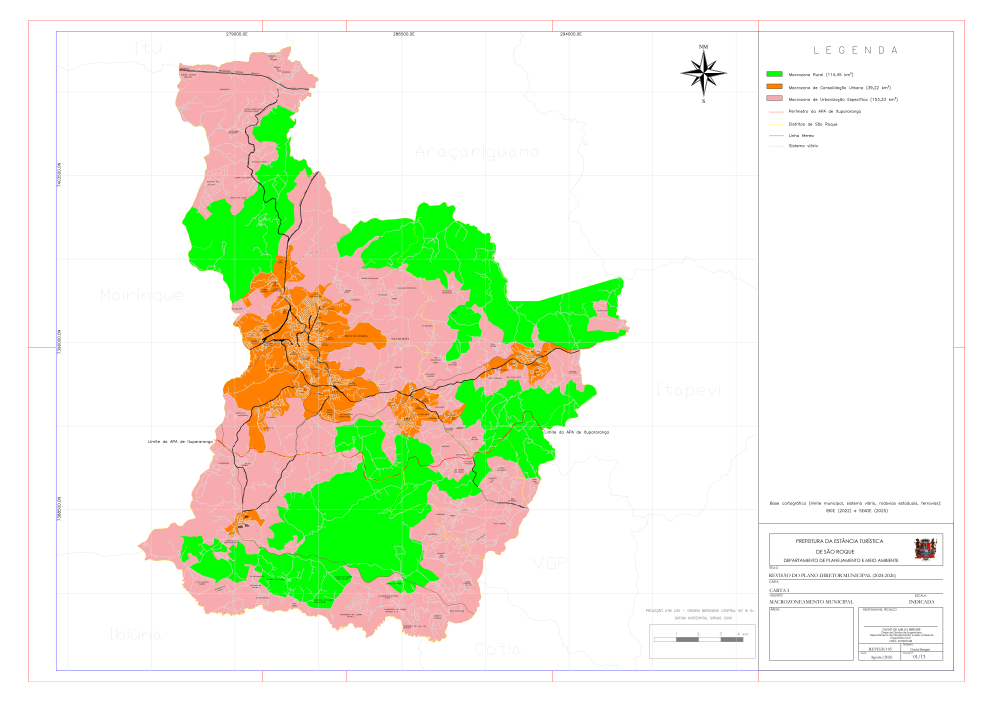
#> input picture minuta_pd2026/desmembrado/02_cartas_tecnicas/renders_png/carta_01_macrozoneamento_municipal.png, 4967 x 3509 px, found by its file name (shown at 1/5 size)
$ python find_legend_crop.py
#> lines starting #> are read from the running program, lines starting #| are printed output that depends on the picture
from PIL import Image
import numpy as np

img = Image.open(r"C:\Users\admin\.gemini\antigravity\scratch\sao-roque-gis-hub\minuta_pd2026\desmembrado\02_cartas_tecnicas\renders_png\carta_01_macrozoneamento_municipal.png")
#> img is the input picture: PIL image 4967x3509 RGB; mean R, G, B 231.7, 240.7, 218.4
w, h = img.size
#> w = 4967; h = 3509
print(f"Dimensões do PNG: {w} x {h}")
#| Dimensões do PNG: 4967 x 3509

# The image is 4967 x 3509.
# Let's crop candidate legend locations:
# 1. Top left (x: 100 to 1200, y: 100 to 1200)
# 2. Bottom left (x: 100 to 1200, y: 2300 to 3400)
# 3. Top right (x: 3500 to 4800, y: 100 to 1200)
# 4. Middle right (x: 3500 to 4800, y: 1200 to 2400)

crops = {
    "top_left": (100, 100, 1500, 1200),
    "bottom_left": (100, 2300, 1500, 3400),
    "top_right": (3500, 100, 4850, 1200),
    "mid_right": (3500, 1200, 4850, 2400)
}

for name, box in crops.items():
    c = img.crop(box)
    # Check if there is high variance / text / table in the crop
    c_arr = np.array(c.convert('L'))
    # Non-white pixels (pixels < 245)
    non_white = np.mean(c_arr < 245)
    print(f"Crop {name}: {non_white*100:.1f}% non-white pixels")
    if non_white > 0.05:
        crop_path = fr"C:\Users\admin\.gemini\antigravity\scratch\sao-roque-gis-hub\minuta_pd2026\desmembrado\02_cartas_tecnicas\renders_png\debug_{name}.png"
        c.save(crop_path)
        print(f"  Salvo para inspeção: debug_{name}.png")
#> this loop made 4 passes
#> non_white on passes 1 to 4: 0.325, 0.303, 0.0294, 0.00871
#| Crop top_left: 32.5% non-white pixels
#| Crop bottom_left: 30.3% non-white pixels
#| Crop top_right: 2.9% non-white pixels
#| Crop mid_right: 0.9% non-white pixels
#> pass 1, `c = img.crop(box)`:
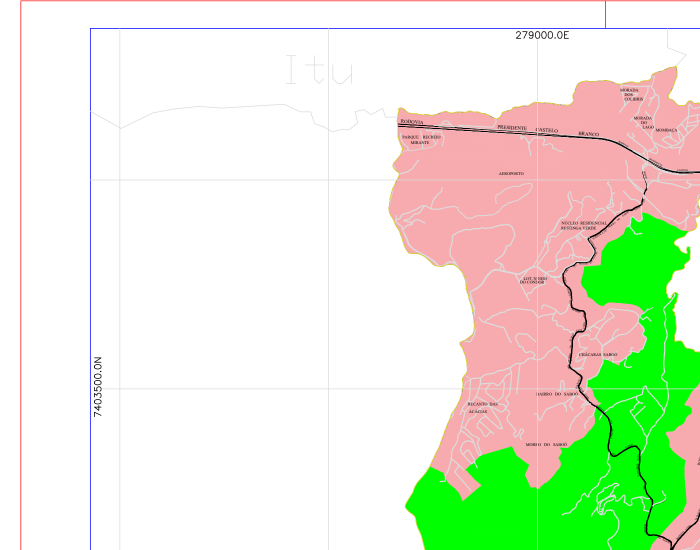
#> c: PIL image 1400x1100 RGB (shown at 1/2 size); mean R, G, B 224.9, 236, 211.1
#> pass 1, `c_arr = np.array(c.convert('L'))`:
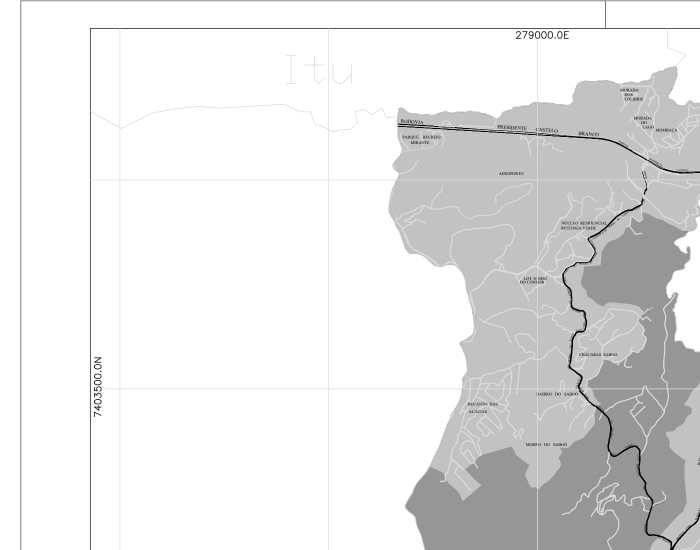
#> c_arr: shape (1100, 1400) (shown at 1/2 size); min 0, max 255, mean 229.9
#> pass 2, `c = img.crop(box)`:
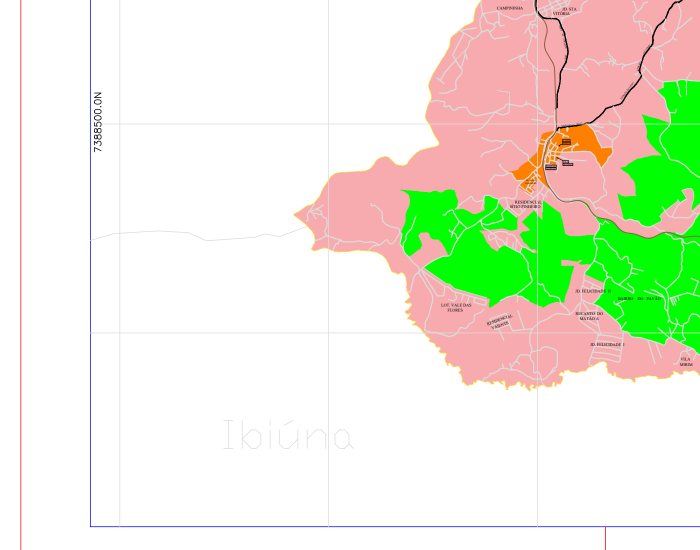
#> c: PIL image 1400x1100 RGB (shown at 1/2 size); mean R, G, B 231.7, 236.4, 216.9
#> pass 2, `c_arr = np.array(c.convert('L'))`:
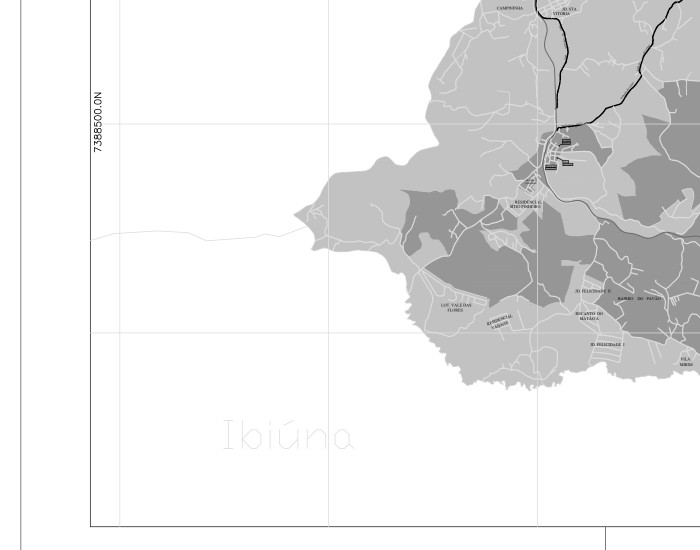
#> c_arr: shape (1100, 1400) (shown at 1/2 size); min 0, max 255, mean 232.8
#> after the loop:
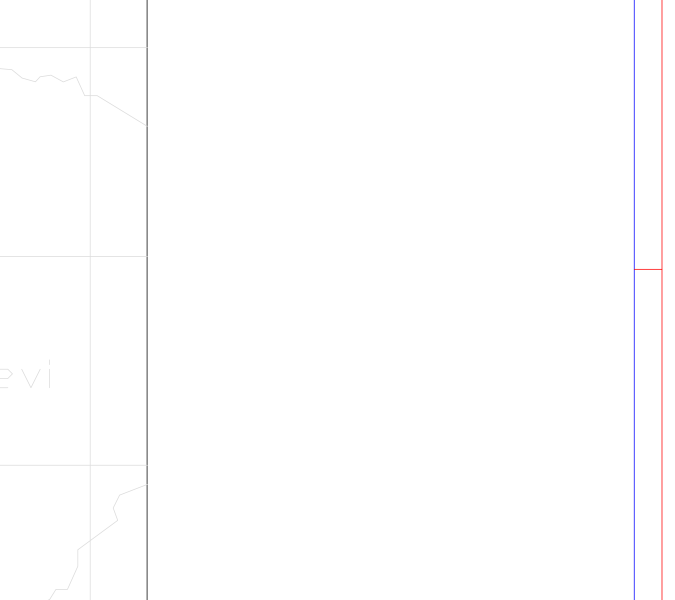
#> c: PIL image 1350x1200 RGB (shown at 1/2 size); mean R, G, B 254.3, 254, 254.3

$ run again, with minuta_pd2026/desmembrado/02_cartas_tecnicas/renders_png/carta_04_zoneamento_consolidacao_urbana_sede.png copied over minuta_pd2026/desmembrado/02_cartas_tecnicas/renders_png/carta_01_macrozoneamento_municipal.png
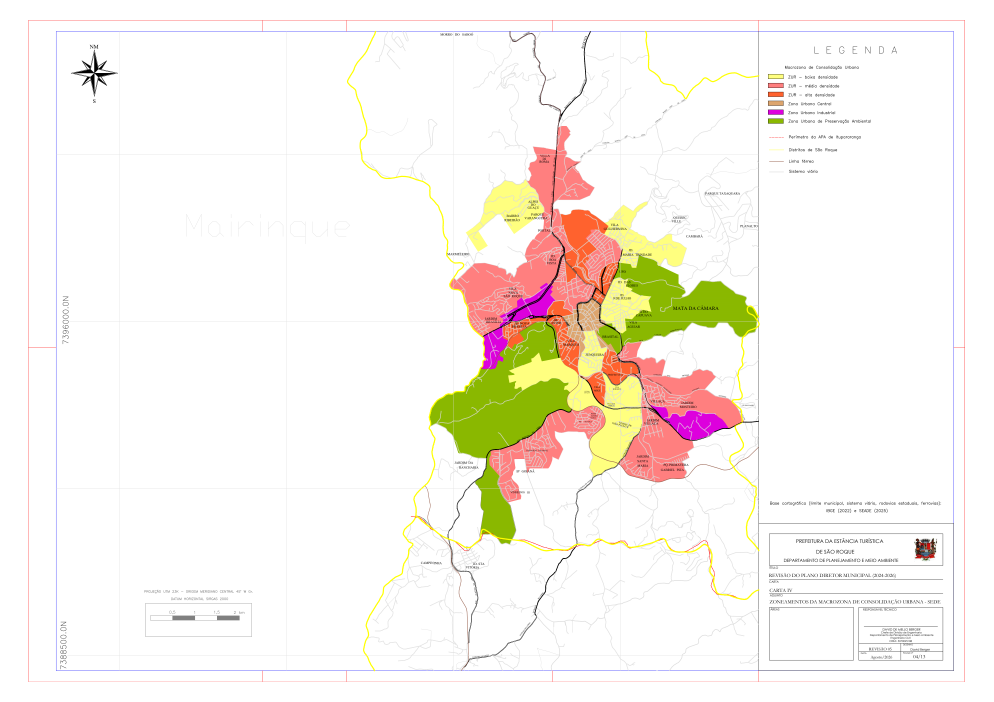
#> input picture minuta_pd2026/desmembrado/02_cartas_tecnicas/renders_png/carta_04_zoneamento_consolidacao_urbana_sede.png, 4967 x 3509 px, found by its file name (shown at 1/5 size)
#> img is the input picture: PIL image 4967x3509 RGB; mean R, G, B 249, 244.4, 237.8
#| Dimensões do PNG: 4967 x 3509
#> the loop `for name, box in crops.items():` made 4 passes
#> non_white on passes 1 to 4: 0.0196, 0.0227, 0.0393, 0.0768
#> (printed output is left out)
#> pass 1, `c = img.crop(box)`:
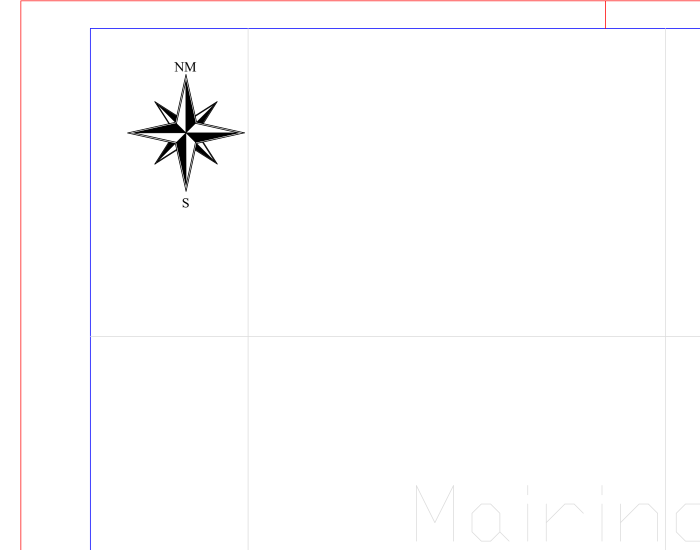
#> c: PIL image 1400x1100 RGB (shown at 1/2 size); mean R, G, B 252.8, 252.3, 252.8
#> after the loop `for name, box in crops.items():`:
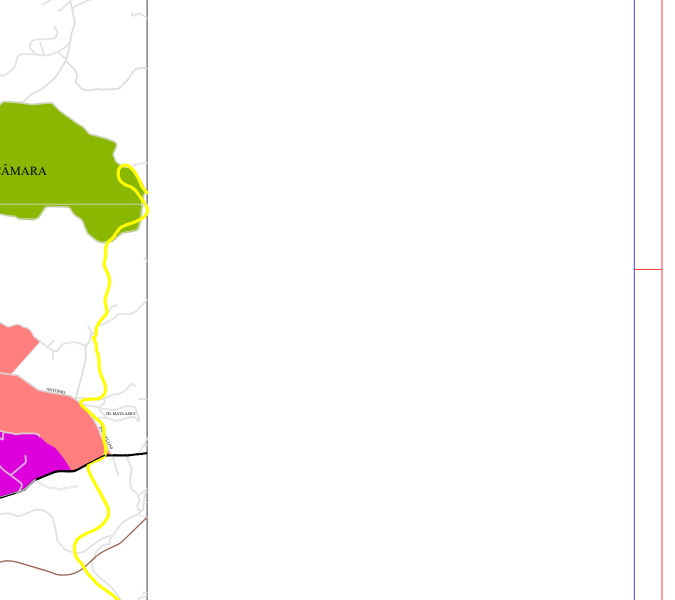
#> c: PIL image 1350x1200 RGB (shown at 1/2 size); mean R, G, B 249.8, 247.4, 242.1
